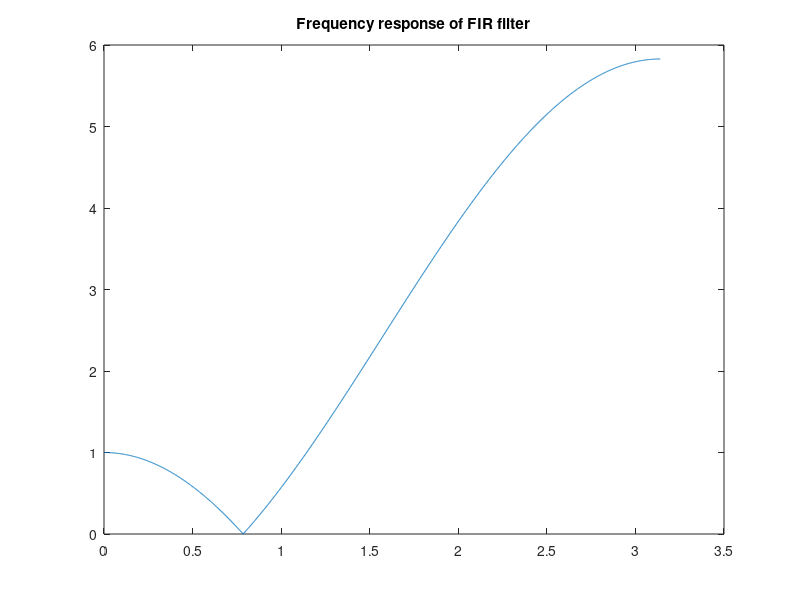

MATLAB code to generate this figure:
%part a

w0 = pi/4;
b0 = 1./((1 - exp(j.*w0)).*(1 - exp(-j.*w0)));
b1 = [1, -exp(j.*w0)];
b2 = [1, -exp(-j.*w0)];
ax = 1;
bx = b0*conv(b1,b2);
[h,w] = freqz(bx,ax,2001);
plot(w,abs(h))
title('Frequency response of FIR filter')

%part b
%{
w0 = pi/4;
r0 = 0.9
b0 = ((1 - r0.*exp(j.*w0)).*(1 - r0.*exp(-j.*w0)))./((1 - exp(j.*w0)).*(1 - exp(-j.*w0)));
b1 = [1, -exp(j.*w0)];
b2 = [1, -exp(-j.*w0)];
a1 = [1, -r0.*exp(j.*w0)];
a2 = [1, r0.*exp(-j.*w0)];
by = b0*conv(b1,b2);
ay = conv(a1,a2);
[h,w] = freqz(by,ay,2001);
plot(w,abs(h))
title('Frequency response of FIR filter')
%}

% part c
%     Part (A) - FIR Filter
%
%     Zeros : e^(+-jω0)) }
%     Poles : 0 
%     ROC = C - {0} :  Always causal and stable

%     Part (B) - IIR Filter
%
%     r0 = 0.9
%     Zeros : e^(+-jω0) 
%     Poles : r0*e^(+-jω0) 
%     ROCs : 
%     |z| < r0 : anti-causal and unstable
%     |z| > r0 : causal and stable

%part d
% part d_a
%{
b0 = 1./((1 - exp(j.*w0)).*(1 - exp(-j.*w0)));
fvtool(b0*conv(b1,b2),1)
%}
% part d_b
%{
%r0 = 0.5
r0 = 0.99 
b0 = ((1 - r0.*exp(j.*w0)).*(1 - r0.*exp(-j.*w0)))./((1 - exp(j.*w0)).*(1 - exp(-j.*w0)));
b1 = [1, -exp(j.*w0)];
b2 = [1, -exp(-j.*w0)];
a1 = [1, -r0.*exp(j.*w0)];
a2 = [1, r0.*exp(-j.*w0)];
fvtool(b0*conv(b1,b2), conv(a1,a2))
%}
% When we change r to 0.99 from 0.5 the filter becomes more precise
% ATTENTION - Part e takes variables from part a and b so execute those
% parts first
% part e
%{ 
load handel.mat
filename = 'handel.wav'
audiowrite(filename,y,Fs);
clear y Fs
[y,Fs] = audioread('handel.wav')
%sound(y,Fs)
duration = length(y)/Fs;
ts = 1/Fs;
t = 0:ts:duration-ts;
f0 = 1024;
xn = sin(2*pi*f0*t);
xn = xn.'
yn = y + xn;
%sound(yn,Fs)
yn1=filter(bx,ax,yn);
yn2=filter(by,ay,yn);
%sound(real(yn1),Fs)
%sound(real(yn2),Fs)
%}

% part f
%{
subplot(2,2,1)
plot(y)
xlim([0 100])
ylim([-1.5 1.5])
title('x[n]')
subplot(2,2,3)
plot(real(yn1))
xlim([0 100])
ylim([-1.5 1.5])
title('Output 1')
subplot(2,2,2)
plot(yn)
xlim([0 100])
ylim([-1.5 1.5])
title('x[n] + sin(2pif0t)')
subplot(2,2,4)
plot(real(yn2))
xlim([0 100])
ylim([-1.5 1.5])
title('Output 2')
%}
